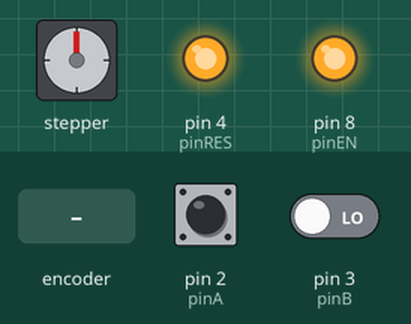
Bench run of a sketch on a simulated Arduino Uno, built with avr-gcc and run on an emulated ATmega328P. Parts: stepper motor, output pins drawn as LEDs (lit = HIGH). Wiring (inferred from the names in the program): stepper motor driver (200 steps per turn assumed): step pin 7; direction pin 6. The inputs (shaded band) are chosen by the test bench; at power-on: pin 2 (pinA) HIGH, pin 3 (pinB) LOW. Pins used as bus, display or sensor lines are not drawn.

Above: at 1.2 s.
1.3 s: rotary encoder on pin 2 (pinA) / pin 3 (pinB) turned 1 step (first pin leading)
At 1.8 s:
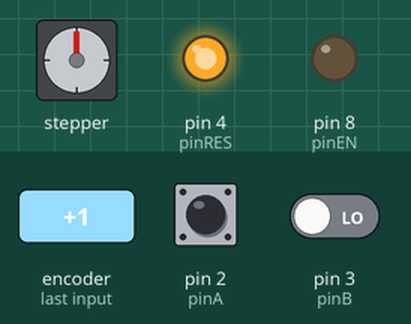
3.0 s: rotary encoder on pin 2 (pinA) / pin 3 (pinB) turned 1 step (first pin leading)
At 4.6 s:
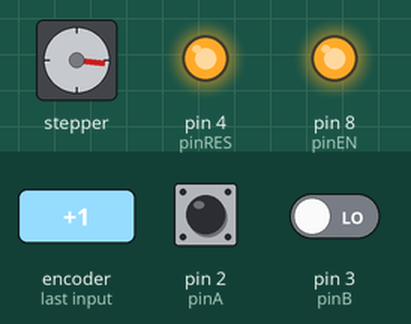
5.2 s: rotary encoder on pin 2 (pinA) / pin 3 (pinB) turned 1 step (first pin leading)
At 6.3 s:
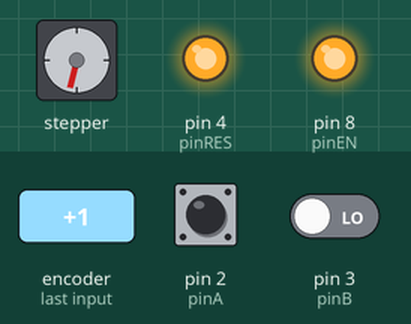
7.4 s: rotary encoder on pin 2 (pinA) / pin 3 (pinB) turned 1 step (first pin leading)
At 9.2 s:
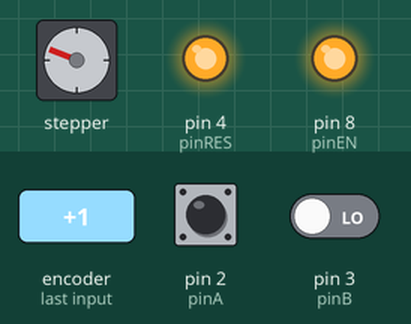
9.6 s: rotary encoder on pin 2 (pinA) / pin 3 (pinB) turned 1 step (first pin leading)
At 10.8 s:
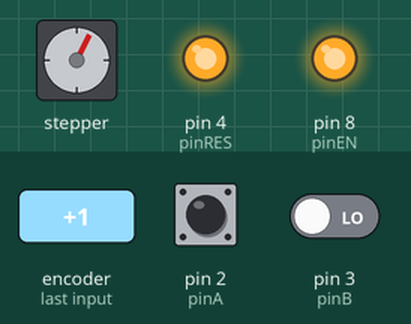
Timing chart, 0 to 12.6 s (numbered marks = the images above; inputs shaded):
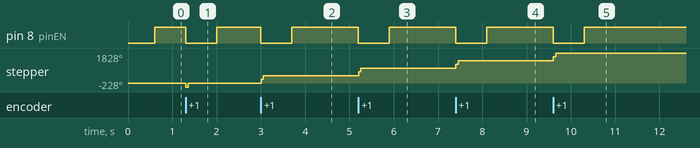

The sketch:

Stepper_from_encoder.ino
```cpp
#include <TimerOne.h>

int pinDIR = 6;
int pinSTEP = 7;

int pinA = 2;  // номер вывода, подключенный к CLK енкодера
int pinB = 3;  // номер вывода контроллера, подключенный к DT енкодера
int encoderPosCount = 0;
int pinALast;

int pinSLEEP = 5;
int pinRES = 4;
int pinEN = 8;
int MS1Pin = 9;
int MS2Pin = 10;
int MS3Pin = 11;
int countime;
volatile byte x;
byte CW;

void setup()
{
  pinMode(pinSLEEP, OUTPUT);
  pinMode(pinRES, OUTPUT);
  pinMode(pinDIR, OUTPUT);
  pinMode(pinSTEP, OUTPUT);
  pinMode(pinEN, OUTPUT);
  pinMode(MS1Pin,OUTPUT);
  pinMode(MS2Pin,OUTPUT);
  pinMode(MS3Pin,OUTPUT);
  digitalWrite(MS1Pin,HIGH);
  digitalWrite(MS2Pin,HIGH);
  digitalWrite(MS3Pin,HIGH);
  digitalWrite(pinEN,LOW);
  digitalWrite(pinRES,HIGH);
  digitalWrite(pinSLEEP,HIGH);

  pinMode (pinA,INPUT);
  pinMode (pinB,INPUT);
  pinALast = digitalRead(pinA);
  attachInterrupt(digitalPinToInterrupt(2), doEncoderA, CHANGE);
  Serial.begin(9600);

  Timer1.initialize(20);
  Timer1.attachInterrupt(func_blink);
}

void loop()
{
  if(countime>5) PORTB |= 1 << 0;
  countime++;
  delay(100);
}

void doEncoderA() {
  if (pinALast != (PIND >> 2 & 1)){
    if ((PIND >> 2 & 1) == HIGH) {

      if ((PIND >> 3 & 1) == LOW) {
        encoderPosCount ++;         // CW
        CW=1;
      }
    else {
      encoderPosCount--;         // CCW
      CW=0;
    }
    countime = 0;
  }
  else
  {
    if ((PIND >> 3 & 1) == HIGH) {
      encoderPosCount ++;          // CW
      CW=1;
    }
    else {
      encoderPosCount--;        // CCW
      CW=0;
    }
    countime = 0;

  }
    PORTB &=~(1 << 0);
      if(CW==1) {
        PORTD |=(1 << 6);
        x=254;
      }
      else {
        PORTD &=~(1 << 6);
        x=254;
      }

  }
  pinALast = (PIND >> 2 & 1);
}

void func_blink(void)
{
  if (x > 0) {
    x --;
    PORTD ^= 1 << 7;
  }

}
```

Measured:
- after the input at 1.3 s, pin 8 (pinEN): HIGH → LOW at once, → HIGH 0.70 s later; stepper: goes -228° 0.05 s, then 0°, starting at once
- after the input at 3.0 s, pin 8 (pinEN): HIGH → LOW at once, → HIGH 0.70 s later; stepper: goes 228° 0.05 s, then 457°, starting at once
- after the input at 5.2 s, pin 8 (pinEN): HIGH → LOW at once, → HIGH 0.70 s later; stepper: goes 685° 0.05 s, then 914°, starting at once
- after the input at 7.4 s, pin 8 (pinEN): HIGH → LOW at once, → HIGH 0.70 s later; stepper: goes 1143° 0.05 s, then 1371°, starting at once
- after the input at 9.6 s, pin 8 (pinEN): HIGH → LOW at once, → HIGH 0.70 s later; stepper: goes 1600° 0.05 s, then 1828°, starting at once
